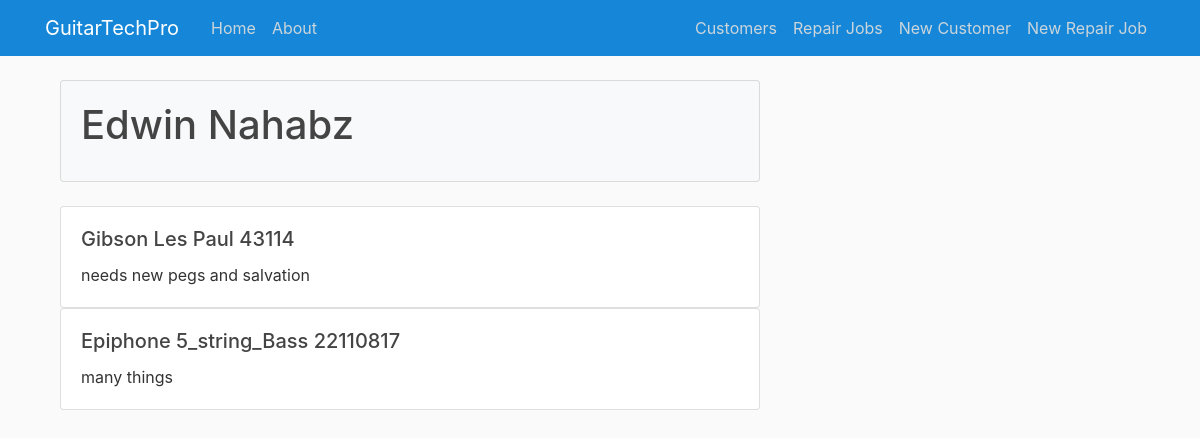
The app's page /customers/view/2 with its own data.
### app/models.py (models this page shows, shortened)
class Guitar(db.Model):
    id = db.Column(db.Integer, primary_key=True)
    brand = db.Column(db.String(50), nullable=False)
    model = db.Column(db.String(50), nullable=False)
    serial_number = db.Column(db.String(50), nullable=True)
    description = db.Column(db.String(250), nullable=False)
    repair_status = db.Column(db.String(50), nullable=False)
    customer_id = db.Column(db.Integer, db.ForeignKey('customer.id'), nullable=False)

class Customer(db.Model):
    id = db.Column(db.Integer, primary_key=True)
    firstname = db.Column(db.String(50), nullable=False)
    lastname = db.Column(db.String(50), nullable=False)
    phone = db.Column(db.String(20), nullable=False)
    email = db.Column(db.String(120), nullable=True)
    guitars = db.relationship('Guitar', backref='customer', lazy=True)

### app/routes.py (the view)
@app.route('/customers/view/<int:customer_id>', methods=['GET', 'POST'])
def view_customer_guitars(customer_id):
    guitars = Guitar.query.filter_by(customer_id=customer_id)
    return render_template('view_customer_guitars.html', guitars=guitars)

### app/templates/view_customer_guitars.html
{% extends 'base.html' %}
{% block content %}
  <div class="container">
    {% set displayed_customers = [] %}
    {% for guitar in guitars %}
      {% if guitar.customer not in displayed_customers %}
        <div class="card bg-light mb-4">
          <div class="card-body">
            <h1 class="card-title">{{ guitar.customer.firstname }} {{ guitar.customer.lastname }}</h1>
          </div>
        </div>
        {% set _ = displayed_customers.append(guitar.customer) %}
      {% endif %}
      <div class="card">
        <div class="card-body">
          <h5 class="card-title">{{ guitar.brand }} {{ guitar.model }} {{ guitar.serial_number }}</h5>
          <p class="card-text">{{ guitar.description }}</p>
        </div>
      </div>
    {% endfor %}
  </div>
{% endblock %}

### app/static/main.css (style rules this page uses)
body { background: #fafafa; color: #333333; margin-top: 5rem; }
h1, h2, h3, h4, h5, h6 { color: #444444; }

### records on screen
Guitar: customer.firstname "Edwin", customer.lastname "Nahabz", brand "Gibson", model "Les Paul", serial_number "43114", description "needs new pegs and salvation"
Guitar: brand "Epiphone", model "5_string_Bass", serial_number "22110817", description "many things"
